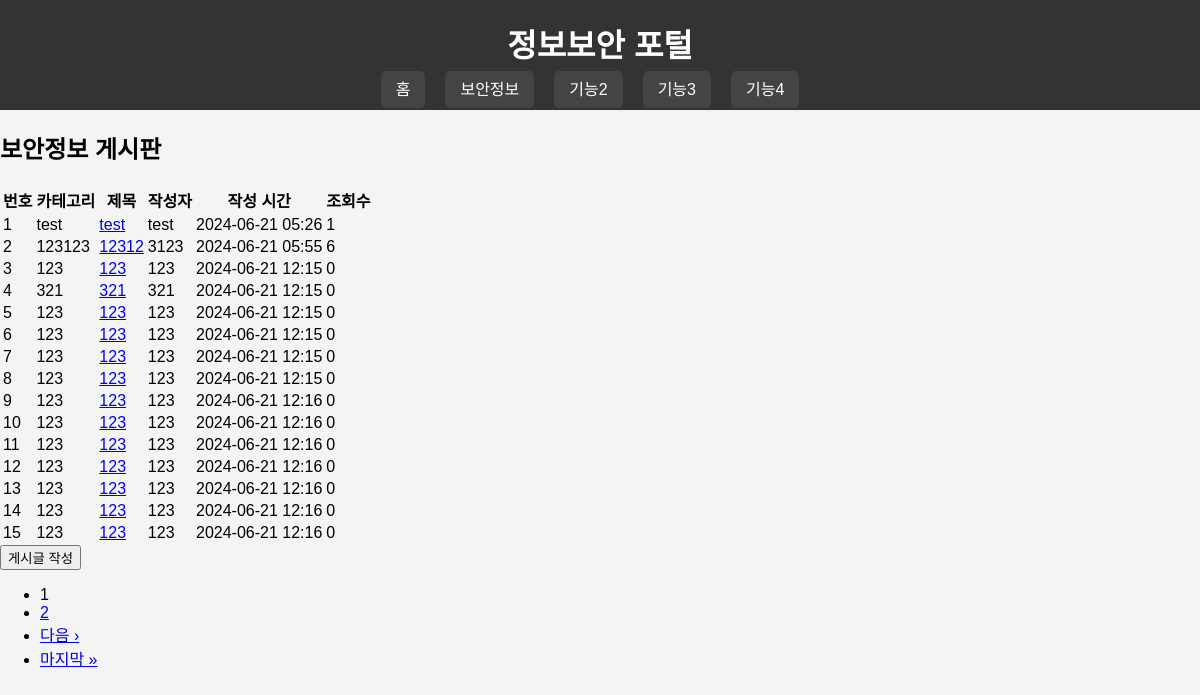
The app's page /security-info/ with its own data.
### main/models.py (models this page shows, shortened)
class Post(models.Model):
    category = models.CharField(max_length=100)
    title = models.CharField(max_length=200)
    author = models.CharField(max_length=100)
    created_at = models.DateTimeField(auto_now_add=True)
    views = models.PositiveIntegerField(default=0)
    content = models.TextField(default='')

### main/views.py (the view)
# urls.py: path('security-info/', views.security_info, name='security_info'),
def security_info(request):
    post_list = Post.objects.all()
    paginator = Paginator(post_list, 15)  # 페이지당 15개의 게시글
    page_number = request.GET.get('page')
    page_obj = paginator.get_page(page_number)
    return render(request, 'main/security_info.html', {'page_obj': page_obj, 'is_paginated': page_obj.has_other_pages()})

### main/templates/main/security_info.html (shortened to what this page needs)
{% extends 'main/base_security.html' %}
{% block content %}
    <div class="board">
        <h2>보안정보 게시판</h2>
        <table class="board-table">
            <thead>
                <tr>
                    <th>번호</th>
                    <th>카테고리</th>
                    <th>제목</th>
                    <th>작성자</th>
                    <th>작성 시간</th>
                    <th>조회수</th>
                </tr>
            </thead>
            <tbody>
                {% for post in page_obj %}
                <tr>
                    <td>{{ forloop.counter }}</td>
                    <td>{{ post.category }}</td>
                    <td class="title-column"><a href="{% url 'post_detail' post.id %}">{{ post.title }}</a></td>
                    <td>{{ post.author }}</td>
                    <td>{{ post.created_at|date:"Y-m-d H:i" }}</td>
                    <td>{{ post.views }}</td>
                </tr>
                {% endfor %}
            </tbody>
        </table>
        <div class="button-area">
            <button onclick="location.href='{% url 'post_create' %}'">게시글 작성</button>
        </div>
        <div class="pagination">
            {% if is_paginated %}
                <ul class="pagination">
                    {% for num in page_obj.paginator.page_range %}
                        {% if page_obj.number == num %}
                            <li class="current"><span>{{ num }}</span></li>
                        {% elif num > page_obj.number|add:-3 and num < page_obj.number|add:3 %}
                            <li><a href="?page={{ num }}">{{ num }}</a></li>
                        {% endif %}
                    {% endfor %}
                    {% if page_obj.has_next %}
                        <li><a href="?page={{ page_obj.next_page_number }}">다음 &rsaquo;</a></li>
                        <li><a href="?page={{ page_obj.paginator.num_pages }}">마지막 &raquo;</a></li>
                    {% endif %}
                </ul>
            {% endif %}
        </div>
    </div>
{% endblock %}

### main/static/main/style.css (style rules this page uses)
body { font-family: Arial, sans-serif; margin: 0; padding: 0; background-color: #f4f4f4; }

### records on screen
Post: category "test", title "test", author "test", created_at "2024-06-21 05:26", views "1"
Post: category "123123", title "12312", author "3123", created_at "2024-06-21 05:55", views "6"
Post: category "123", title "123", author "123", created_at "2024-06-21 12:15", views "0"
Post: category "321", title "321", author "321", created_at "2024-06-21 12:15", views "0"
Post: category "123", title "123", author "123", created_at "2024-06-21 12:15", views "0"
Post: category "123", title "123", author "123", created_at "2024-06-21 12:15", views "0"
Post: category "123", title "123", author "123", created_at "2024-06-21 12:15", views "0"
Post: category "123", title "123", author "123", created_at "2024-06-21 12:15", views "0"
Post: category "123", title "123", author "123", created_at "2024-06-21 12:16", views "0"
Post: category "123", title "123", author "123", created_at "2024-06-21 12:16", views "0"
Post: category "123", title "123", author "123", created_at "2024-06-21 12:16", views "0"
Post: category "123", title "123", author "123", created_at "2024-06-21 12:16", views "0"
Post: category "123", title "123", author "123", created_at "2024-06-21 12:16", views "0"
Post: category "123", title "123", author "123", created_at "2024-06-21 12:16", views "0"
Post: category "123", title "123", author "123", created_at "2024-06-21 12:16", views "0"

### other values on screen
{{ num }} "1"
{{ num }} "2"
